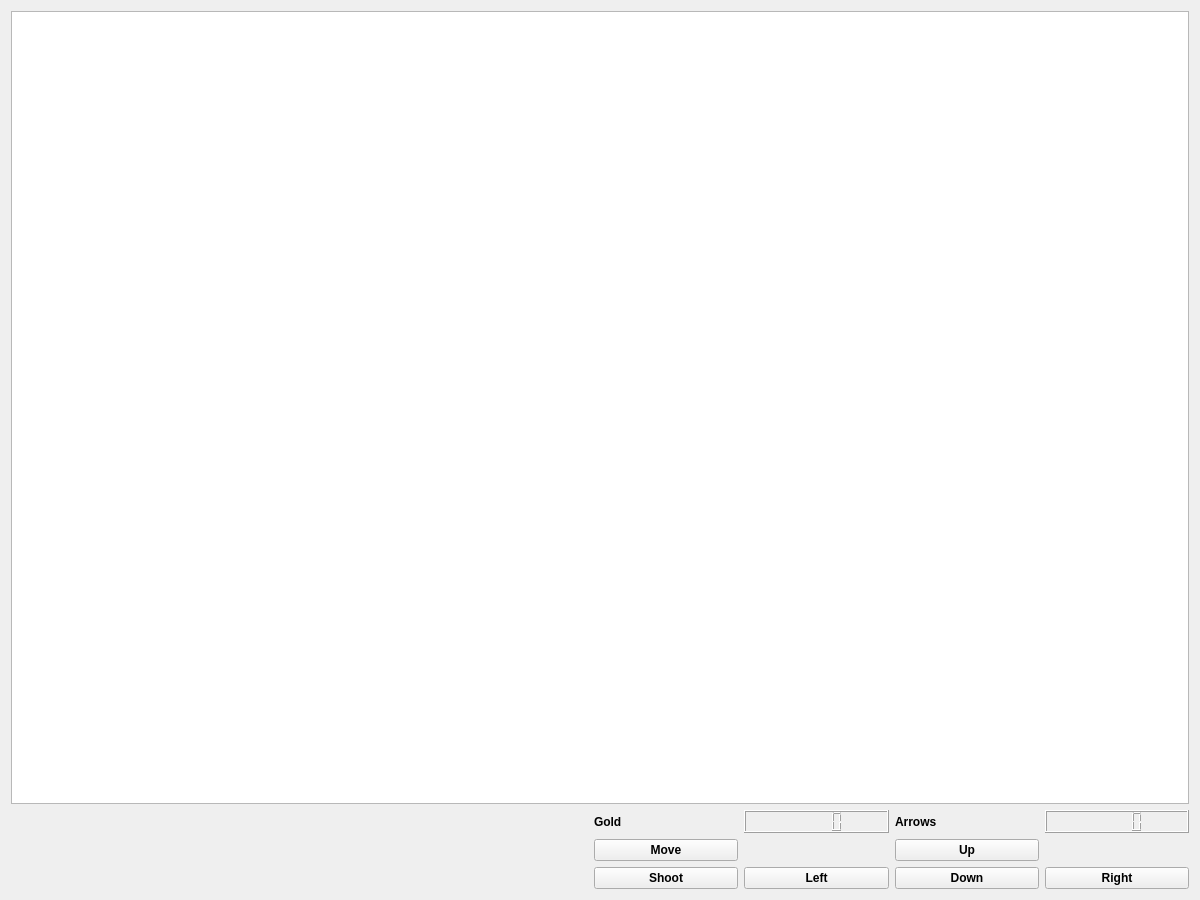
<?xml version="1.0" encoding="UTF-8"?>
<ui version="4.0">
 <class>Form</class>
 <widget class="QWidget" name="Form">
  <property name="geometry">
   <rect>
    <x>0</x>
    <y>0</y>
    <width>1200</width>
    <height>900</height>
   </rect>
  </property>
  <property name="windowTitle">
   <string>Form</string>
  </property>
  <layout class="QGridLayout" name="gridLayout_2">
   <item row="1" column="0">
    <layout class="QGridLayout" name="gridLayout">
     <item row="1" column="0">
      <widget class="QGraphicsView" name="graphicsView"/>
     </item>
     <item row="2" column="0">
      <layout class="QGridLayout" name="gridLayout_4">
       <item row="1" column="4">
        <widget class="QPushButton" name="move">
         <property name="font">
          <font>
           <weight>75</weight>
           <bold>true</bold>
          </font>
         </property>
         <property name="text">
          <string>Move</string>
         </property>
        </widget>
       </item>
       <item row="2" column="7">
        <widget class="QPushButton" name="right">
         <property name="font">
          <font>
           <weight>75</weight>
           <bold>true</bold>
          </font>
         </property>
         <property name="text">
          <string>Right</string>
         </property>
        </widget>
       </item>
       <item row="0" column="7">
        <widget class="QLCDNumber" name="arrows_amount"/>
       </item>
       <item row="1" column="6">
        <widget class="QPushButton" name="up">
         <property name="font">
          <font>
           <weight>75</weight>
           <bold>true</bold>
          </font>
         </property>
         <property name="text">
          <string>Up</string>
         </property>
        </widget>
       </item>
       <item row="0" column="6">
        <widget class="QLabel" name="arrows">
         <property name="font">
          <font>
           <weight>75</weight>
           <bold>true</bold>
          </font>
         </property>
         <property name="text">
          <string>Arrows</string>
         </property>
        </widget>
       </item>
       <item row="2" column="4">
        <widget class="QPushButton" name="shoot">
         <property name="font">
          <font>
           <weight>75</weight>
           <bold>true</bold>
          </font>
         </property>
         <property name="text">
          <string>Shoot</string>
         </property>
        </widget>
       </item>
       <item row="2" column="6">
        <widget class="QPushButton" name="down">
         <property name="font">
          <font>
           <weight>75</weight>
           <bold>true</bold>
          </font>
         </property>
         <property name="text">
          <string>Down</string>
         </property>
        </widget>
       </item>
       <item row="0" column="4">
        <widget class="QLabel" name="Gold">
         <property name="font">
          <font>
           <weight>75</weight>
           <bold>true</bold>
          </font>
         </property>
         <property name="text">
          <string>Gold</string>
         </property>
        </widget>
       </item>
       <item row="2" column="5">
        <widget class="QPushButton" name="left">
         <property name="font">
          <font>
           <weight>75</weight>
           <bold>true</bold>
          </font>
         </property>
         <property name="text">
          <string>Left</string>
         </property>
        </widget>
       </item>
       <item row="0" column="5">
        <widget class="QLCDNumber" name="gold_amount">
         <property name="enabled">
          <bool>true</bool>
         </property>
        </widget>
       </item>
       <item row="0" column="0" rowspan="3" colspan="4">
        <widget class="QLabel" name="console">
         <property name="text">
          <string/>
         </property>
        </widget>
       </item>
      </layout>
     </item>
    </layout>
   </item>
  </layout>
 </widget>
 <resources/>
 <connections/>
</ui>
